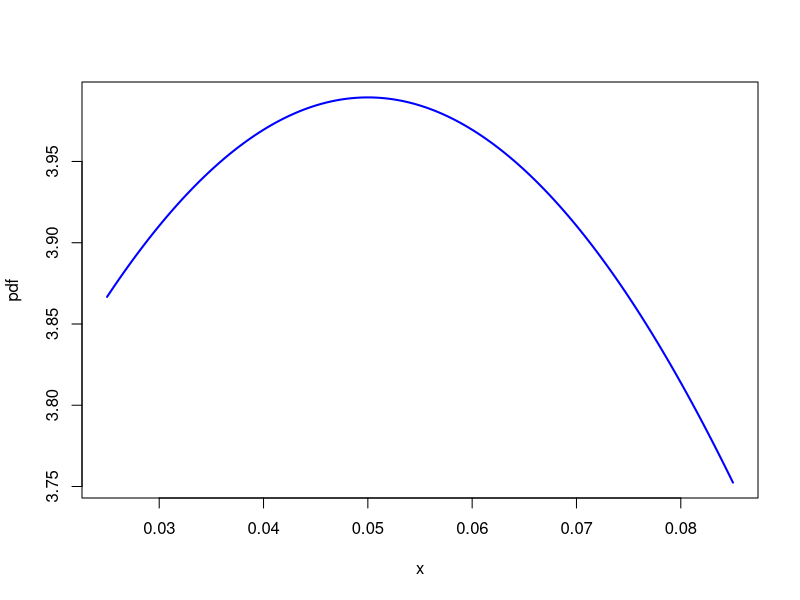
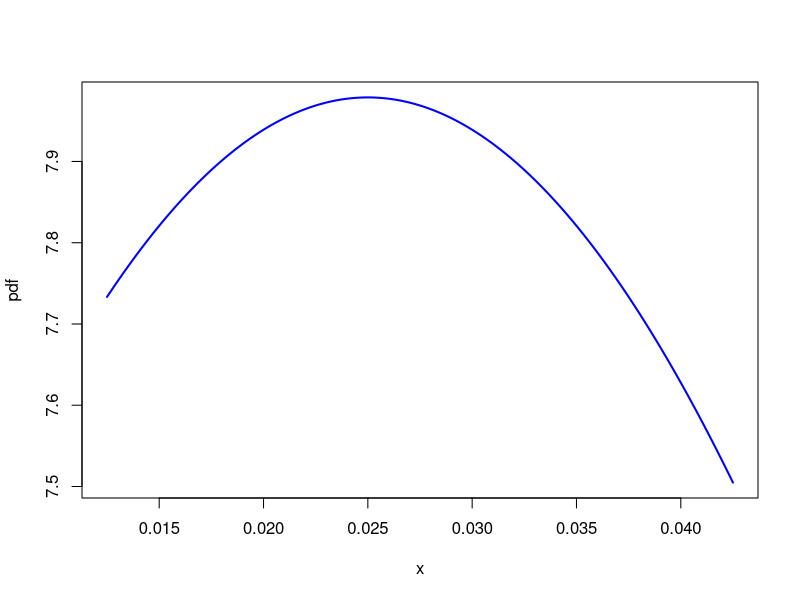
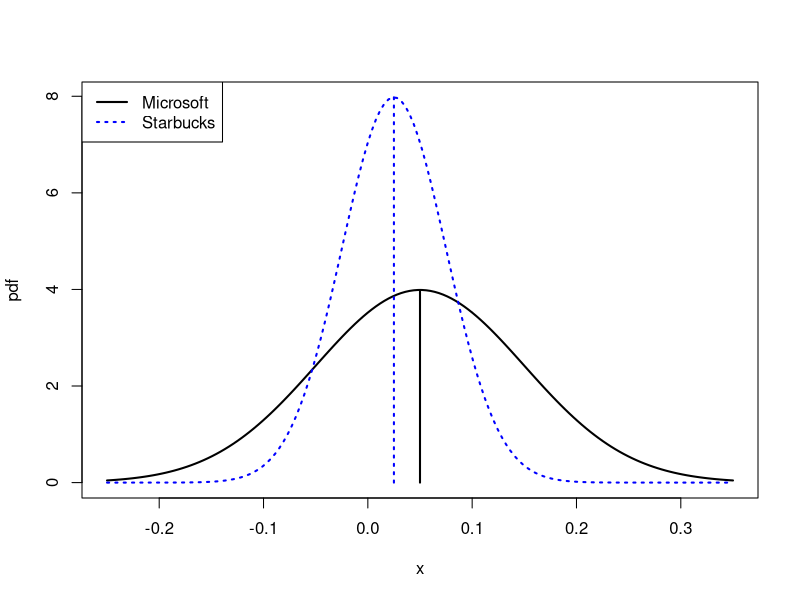
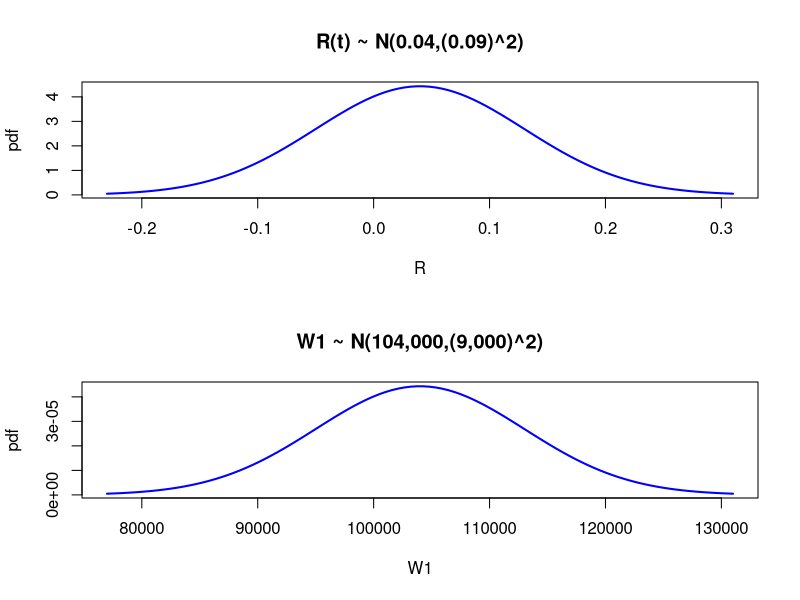
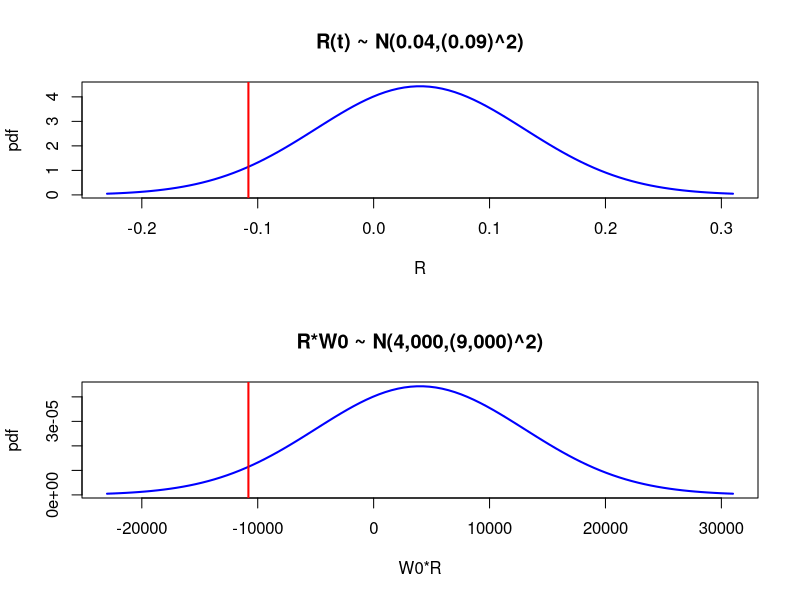

Here is the R script that generated these plots, in order:
options(digits = 4)

#1

# Microsoft: X ~ N(0.05, (0.10)^2
mu.r = 0.05
sd.r = 0.10
x.vals = seq(-0.25, 0.35, length=150)*sd.r + mu.r
plot(x.vals, dnorm(x.vals, mean=mu.r, sd=sd.r), type="l", lwd=2, 
     col="blue", xlab="x", ylab="pdf")
pnorm(-0.5, mean=0.05, sd=0.1)
pnorm(0, mean=0.05, sd=0.1)
1 - pnorm(0.5, mean=0.05, sd=0.1)
1 - pnorm(1, mean=0.05, sd=0.1)

a.vals = c(0.01, 0.05, 0.95, 0.99)
qnorm(a.vals, mean=0.05, sd=0.1)


# Starbucks: R ~ N(0.025, (0.05)^2)
mu.r = 0.025
sd.r = 0.05
x.vals = seq(-0.25, 0.35, length=150)*sd.r + mu.r
plot(x.vals, dnorm(x.vals, mean=mu.r, sd=sd.r), type="l", lwd=2, 
     col="blue", xlab="x", ylab="pdf")
pnorm(-0.5, mean=0.025, sd=0.05)
pnorm(0, mean=0.025, sd=0.05)
1 - pnorm(0.5, mean=0.025, sd=0.05)
1 - pnorm(1, mean=0.025, sd=0.05)

a.vals = c(0.01, 0.05, 0.95, 0.99)
qnorm(a.vals, mean=0.025, sd=0.05)


# risk-return tradeoff
mu.r = 0.05
sd.r = 0.1
x.vals = seq(-3, 3, length=150)*sd.r + mu.r
plot(x.vals, dnorm(x.vals, mean=mu.r, sd=sd.r), type="l", lwd=2, 
     ylim=c(0, max(dnorm(x.vals, mean=0.025, sd=0.05))),
     col="black", xlab="x", ylab="pdf")
points(x.vals, dnorm(x.vals, mean=0.025, sd=0.05), type="l", lwd=2,
       col="blue", lty="dotted")
segments(0.05, 0, 0.05, dnorm(0.05, mean=0.05, sd=0.1), lwd=2)
segments(0.025, 0, 0.025, dnorm(0.025, mean=0.025, sd=0.05), lwd=2, 
         col="blue", lty="dotted")
legend(x="topleft", legend=c("Microsoft", "Starbucks"), lwd=2,
       col=c("black", "blue"), lty=c("solid","dotted"))
# Microsoft has a high mean but a large standard deviation.
# Therefore, the Microsoft's risk is high.
# Starbucks has a lower mean than Microsoft's, but a smaller standard deviation.
# Therefore, the Starbuck's risk is low.




#2

# Value-at-Risk calculations
#
# R(t) ~ N(0.04, (0.09)^2)
# W = 100000
w0 = 100000
# plot return and wealth distributions
mu.R = 0.04
sd.R = 0.09
R.vals = seq(from=(mu.R - 3*sd.R), to=(mu.R + 3*sd.R), length = 100)
mu.w1 = 104000
sd.w1 = 9000
w1.vals = seq(from=(mu.w1 - 3*sd.w1), to=(mu.w1 + 3*sd.w1), length = 100)

par(mfrow=c(2,1))
# plot return density
plot(R.vals, dnorm(R.vals, mean=mu.R, sd=sd.R), type="l", 
     main="R(t) ~ N(0.04,(0.09)^2)", xlab="R", ylab="pdf",
     lwd=2, col="blue")
# plot wealth density
plot(w1.vals, dnorm(w1.vals, mean=mu.w1, sd=sd.w1), type="l", 
     main="W1 ~ N(104,000,(9,000)^2)", xlab="W1", ylab="pdf",
     lwd=2, col="blue")
par(mfrow=c(1,1))

# Pr(W1 < 90000)
pnorm(90000, mu.w1, sd.w1)
qnorm(pnorm(90000, mu.w1, sd.w1), mu.w1, sd.w1)

# compute 5% quantile of return and wealth distributions
q.R.05 = qnorm(0.05, mu.R, sd.R)
q.R.05
q.w1.05 = qnorm(0.05, mu.w1, sd.w1)
q.w1.05

# compute 5% VaR using return quantile
w0*q.R.05

# compute 5% VaR using wealth quantile
q.w1.05 - w0

# plot return and loss distributions with VaR
loss.vals = w0*R.vals
mu.loss = w0*mu.R
sd.loss = w0*sd.R
par(mfrow=c(2,1))
# plot return density
plot(R.vals, dnorm(R.vals, mean=mu.R, sd=sd.R), type="l", 
     main="R(t) ~ N(0.04,(0.09)^2)", xlab="R", ylab="pdf",
     lwd=2, col="blue")
abline(v=q.R.05, lwd=2, col="red")     
# plot wealth density
plot(loss.vals, dnorm(loss.vals, mean=mu.loss, sd=sd.loss), type="l", 
     main="R*W0 ~ N(4,000,(9,000)^2)", xlab="W0*R", ylab="pdf",
     lwd=2, col="blue")
abline(v=q.R.05*w0, lwd=2, col="red")       
par(mfrow=c(1,1))


# 3

# VaR example
mu.R = 0.04
sd.R = 0.09
w0 = 100000
q.01.R = mu.R + sd.R*qnorm(0.01)
q.05.R = mu.R + sd.R*qnorm(0.05)
VaR.01 = abs(q.01.R*w0)
VaR.05 = abs(q.05.R*w0)
VaR.01
VaR.05

# monthly VaR
mu.r = 0.04
sd.r = 0.09
q.01.R = exp(mu.r + sd.r*qnorm(0.01)) - 1
q.05.R = exp(mu.r + sd.r*qnorm(0.05)) - 1
VaR.01 = abs(q.01.R*w0)
VaR.05 = abs(q.05.R*w0)
VaR.01
VaR.05

# annual VaR
mu.r = 0.04*12
sd.r = 0.09*sqrt(12)
q.01.R = exp(mu.r + sd.r*qnorm(0.01)) - 1
q.05.R = exp(mu.r + sd.r*qnorm(0.05)) - 1
VaR.01 = abs(q.01.R*w0)
VaR.05 = abs(q.05.R*w0)
VaR.01
VaR.05
